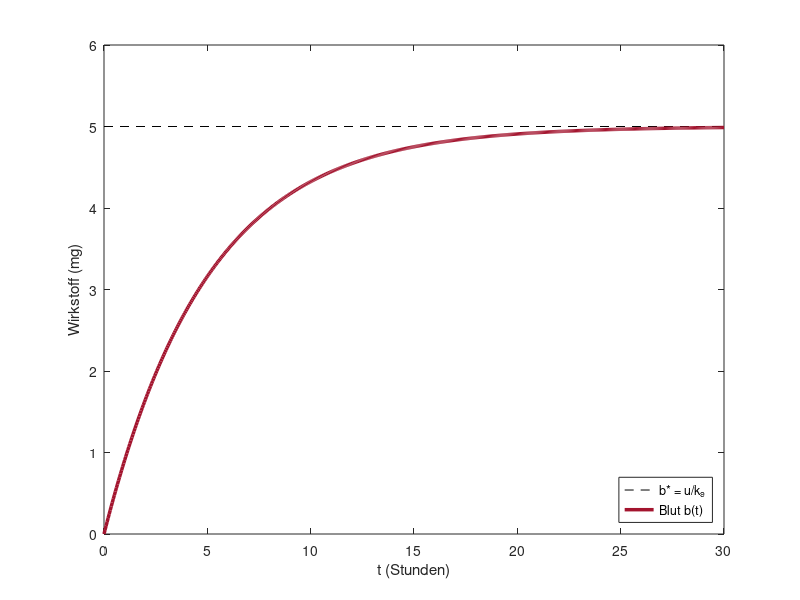

This chart was generated by the following MATLAB code:
% Abb. 4.12: Dauerinfusion (Buch, Abschnitt 4.2, Gl. 4.11)
% dm/dt = -ka m,  db/dt = ka m - ke b + u  mit u = 1 mg pro Stunde, m(0) = b(0) = 0:  b(t) = (u/ke)(1 - e^(-ke t)), b* = u/ke = 5
% (c) 2026 Philipp Kügler · Programm zum Buch „Dynamische Systeme in den Lebenswissenschaften“ · MIT-Lizenz (siehe LICENSE)
ke = 0.2; u = 1;
t = linspace(0, 30, 600);
b = u / ke * (1 - exp(-ke * t));
for tt = [5 10 20 30]
    fprintf('t = %2d h: b = %.3f mg\n', tt, u / ke * (1 - exp(-ke * tt)));
end
plot([0 30], [u / ke u / ke], 'k--'); hold on
plot(t, b, 'Color', [0.64 0.08 0.18], 'LineWidth', 2.5); hold off
xlabel('t (Stunden)'); ylabel('Wirkstoff (mg)'); ylim([0 6]); legend('b* = u/k_e', 'Blut b(t)', 'Location', 'southeast');
